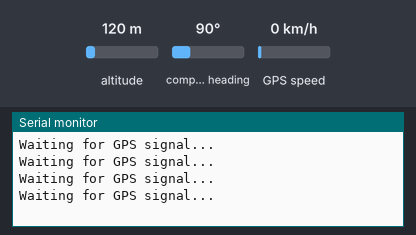
Recording of a sketch running on a simulated Arduino Uno, built with avr-gcc and run on an emulated ATmega328P. On the bench: the last lines printed to the serial monitor. The inputs (shaded band) are chosen by the test bench; at power-on: altitude 120 m, compass heading 90°, GPS speed 0 km/h. The GPS gets a fix after 3 s at 37.7749, -122.4194 with 8 satellites.

Above: at 1.2 s.
1.3 s: altitude set to 20 m
At 3.8 s:
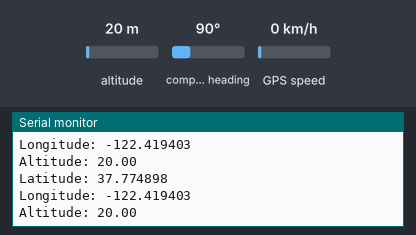
4.5 s: altitude set to 250 m
At 5.8 s:
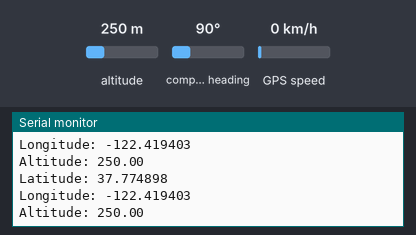

The sketch:

gps.ino
```cpp
#include <TinyGPS++.h>
#include <SoftwareSerial.h>

// Pins for the NEO 7M GPS module
#define RX_PIN 16
#define TX_PIN 17

SoftwareSerial gpsSerial(RX_PIN, TX_PIN);
TinyGPSPlus gps;

void setup() {
  Serial.begin(115200);
  gpsSerial.begin(9600);
}

void loop() {
  while (gpsSerial.available() > 0) {
    if (gps.encode(gpsSerial.read())) {
      if (gps.location.isValid()) {
        Serial.print("Latitude: ");
        Serial.println(gps.location.lat(), 6);
        Serial.print("Longitude: ");
        Serial.println(gps.location.lng(), 6);
        Serial.print("Altitude: ");
        Serial.println(gps.altitude.meters());
      } else {
        Serial.println("Waiting for GPS signal...");
      }
    }
  }
}
```

Measured:
- after the input at 1.3 s, the serial monitor: prints a new line after 1.7 s (image 1)
- after the input at 4.5 s, the serial monitor: prints a new line after 0.53 s (image 2)
